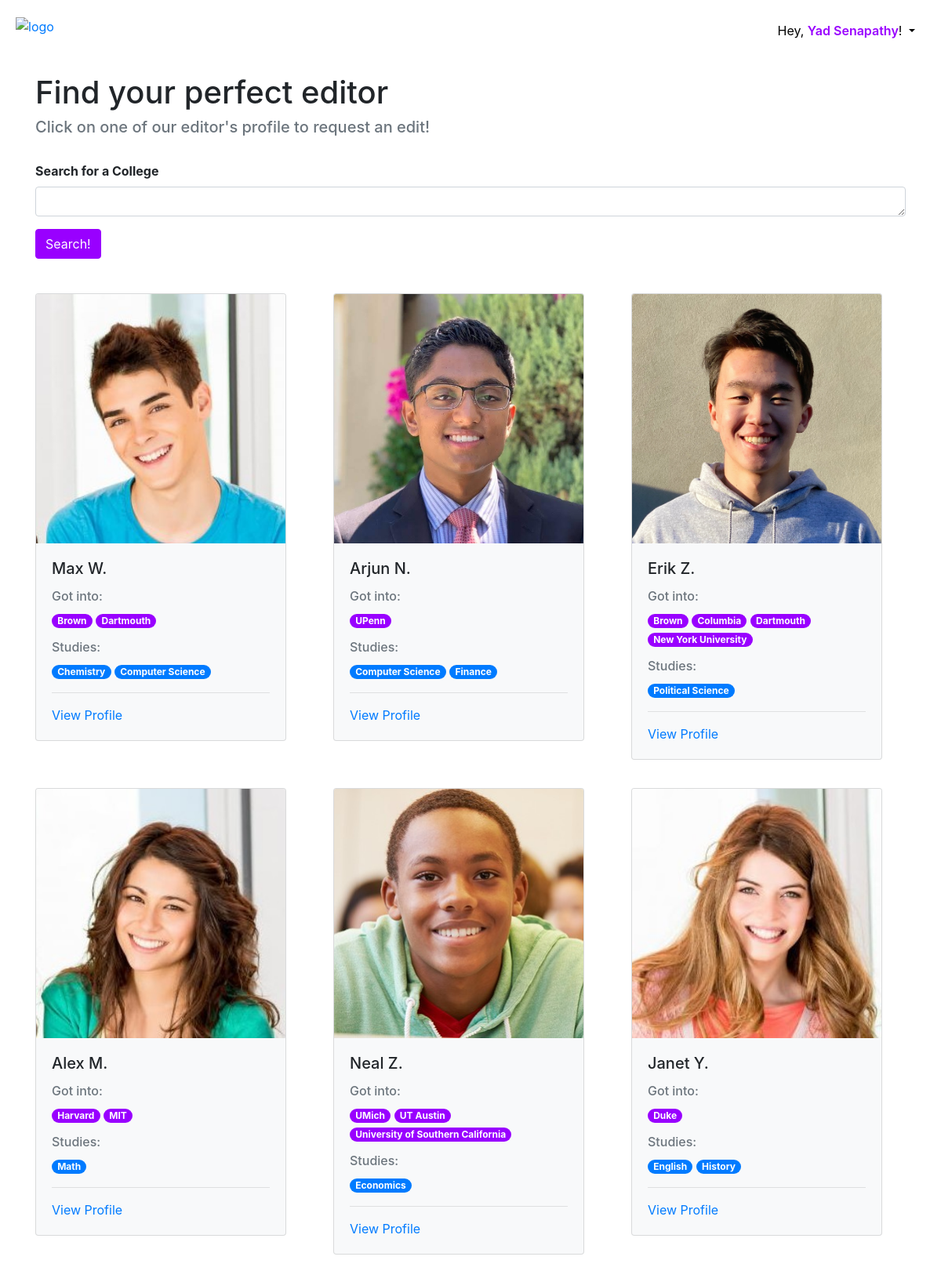
/platform (signed in, upper part), run on the app's committed database.
### main/models.py (models this page shows, shortened)
class Editor(models.Model):
    editor_name = models.CharField(max_length=25)
    bio = models.TextField()
    college = models.ManyToManyField(School)
    major = models.ManyToManyField(Major)
    photo = models.ImageField(upload_to='images/')
    def __str__(self):
        return self.editor_name
    def colleges(self):
        return School.objects.filter(editor=Editor.objects.get(editor_name=self.editor_name))
    def majors(self):
        return Major.objects.filter(editor=Editor.objects.get(editor_name=self.editor_name))

class School(models.Model):
    lst = ['Harvard', 'Yale', 'Princeton', 'Stanford', 'MIT', 'Columbia', 'UPenn', 'Dartmouth',
           'Cornell', 'Brown', 'UC Berkeley', 'UT Austin', 'UMich', 'UChicago', 'Duke',
           'Northwestern', 'John\'s Hopkins', 'New York University', 'Caltech', 'Carnegie Mellon',
           'Georgia Tech', 'University of Southern California', 'UCLA', 'UIUC', 'UC San Diego',
           'University of Washington', 'Washington University (St. Louis)']
    colleges = sorted(lst)  # sort colleges alphabetically
    CHOICES = [(college, college) for college in colleges]
    name = models.CharField(choices=CHOICES, max_length=100)
    follower = models.ManyToManyField(User, blank=True)
    def __str__(self):
        return self.name

class Major(models.Model):
    lst = ['Computer Science', 'Business', 'Finance', 'Economics', 'Nursing', 'Communications', 'Philosophy',
           'Political Science', 'Psychology', 'Biology', 'Pre-Medicine', 'English', 'Electrical Engineering',
           'Physics', 'Chemistry', 'Mechanical Engineering', 'Biomedical Engineering', 'Math', 'History',
           'Environmental Studies', 'Education', 'Sociology', 'Journalism', 'Fine Arts']
    majors = sorted(lst)  # sort majors alphabetically
    CHOICES = [(major, major) for major in majors]
    name = models.CharField(choices=CHOICES, max_length=100)
    def __str__(self):
        return self.name

### main/views.py (the view)
# urls.py: path('platform', platform_view, name='platform_view'),
def platform_view(request):
    if not request.user.is_authenticated:
        return redirect('/register')
    if request.method == 'POST':
        college = request.POST['body']
        if School.objects.filter(name=college).exists():
            return redirect('/filtered/' + college)
    name = request.user.first_name + " " + request.user.last_name
    editors = Editor.objects.all()
    return render(request, 'platform.html', {'user': request.user, 'name': name, 'editors': editors})

### main/templates/platform.html (shortened to what this page needs)
<!doctype html>
<html lang="en">
  <head>
    <link rel="stylesheet" href="https://maxcdn.bootstrapcdn.com/bootstrap/4.0.0/css/bootstrap.min.css">
  </head>
  <body>
    <div id="navbar" style="margin-top: 20px">
        <a href="/platform"><img src="https://i.imgur.com/MRGuTdT.png" alt="logo" width="150" style="margin-left: 20px"/></a>
        <div class="dropdown float-right" style="margin-right: 20px">
                  <button class="btn dropdown-toggle"
                          type="button"
                          id="dropdownMenuButton"
                          data-toggle="dropdown"
                          aria-haspopup="true"
                          aria-expanded="false"
                          style="background-color:transparent"
                  >
                    Hey, <span style="color: #9900ff; font-weight: 600">{{ name }}</span>!
                  </button>
                </div>
    </div>
    <br />
    <br />
    <div class="container">
        <div class="row">
            <div class="col-md-12">
                <h1>Find your perfect editor</h1>
                <h5 class="text-muted">Click on one of our editor's profile to request an edit!</h5>
            </div>
        </div>
        <div class="row">
            <br />
            <div class="col-md-12">
                <form method="POST" action="/platform">
                    <br />
                    <div class="form-group">
                        <label for="exampleFormControlTextarea1"><strong>Search for a College</strong></label>
                        <textarea name="body" class="form-control" id="exampleFormControlTextarea1" rows="1"></textarea>
                    </div>
                    <button type="submit" class="btn btn-primary"
                            style="background-color: #9900ff; border-color: #9900ff">
                        Search!
                    </button>
                    <br>
                </form>
            </div>
        </div>
        <br />
        <div class="row">
            {% for editor in editors %}
                <div class="col-md-4">
                    <div class="card bg-light mb-3" style="width: 20rem;margin-bottom: 20px;margin-top: 20px"">
                      <img class="card-img-top" src="{{ editor.photo.url }}" width="300">
                      <div class="card-body">
                        <h5 class="card-title" style="margin-bottom: 20px">{{ editor}}.</h5>
                        <h6 class="card-subtitle mb-2 text-muted">Got into:</h6>
                        <div style="margin-bottom: 20px">
                            {% for college in editor.colleges %}
                            <span class="badge badge-pill badge-primary"
                                  style="background-color: #9900ff">
                                {{ college }}
                            </span>
                            {% endfor %}
                        </div>
                        <h6 class="card-subtitle mb-2 text-muted">Studies:</h6>
                        <div style="margin-bottom: 10px">
                            {% for major in editor.majors %}
                            <span class="badge badge-pill badge-primary">
                                {{ major }}
                            </span>
                            {% endfor %}
                        </div>
                        <hr />
                        <a href="editor?id={{ editor.id }}" class="card-link">View Profile</a>
                      </div>
                    </div>
                </div>
            {% endfor %}
        </div>
    </div>
  </body>
</html>

### data on the page
Editor: photo (picture), editor_name "Max W"
School: name "Brown"
School: name "Dartmouth"
Major: name "Chemistry"
Major: name "Computer Science"
Editor: photo (picture), editor_name "Arjun N"
School: name "UPenn"
Major: name "Finance"
Editor: photo (picture), editor_name "Erik Z"
School: name "Columbia"
School: name "New York University"
Major: name "Political Science"
Editor: photo (picture), editor_name "Alex M"
School: name "Harvard"
School: name "MIT"
Major: name "Math"
Editor: photo (picture), editor_name "Neal Z"
School: name "UMich"
School: name "UT Austin"
School: name "University of Southern California"
Major: name "Economics"
Editor: photo (picture), editor_name "Janet Y"
School: name "Duke"
Major: name "English"
Major: name "History"

### other printed values
{{ name }} "Yad Senapathy"
